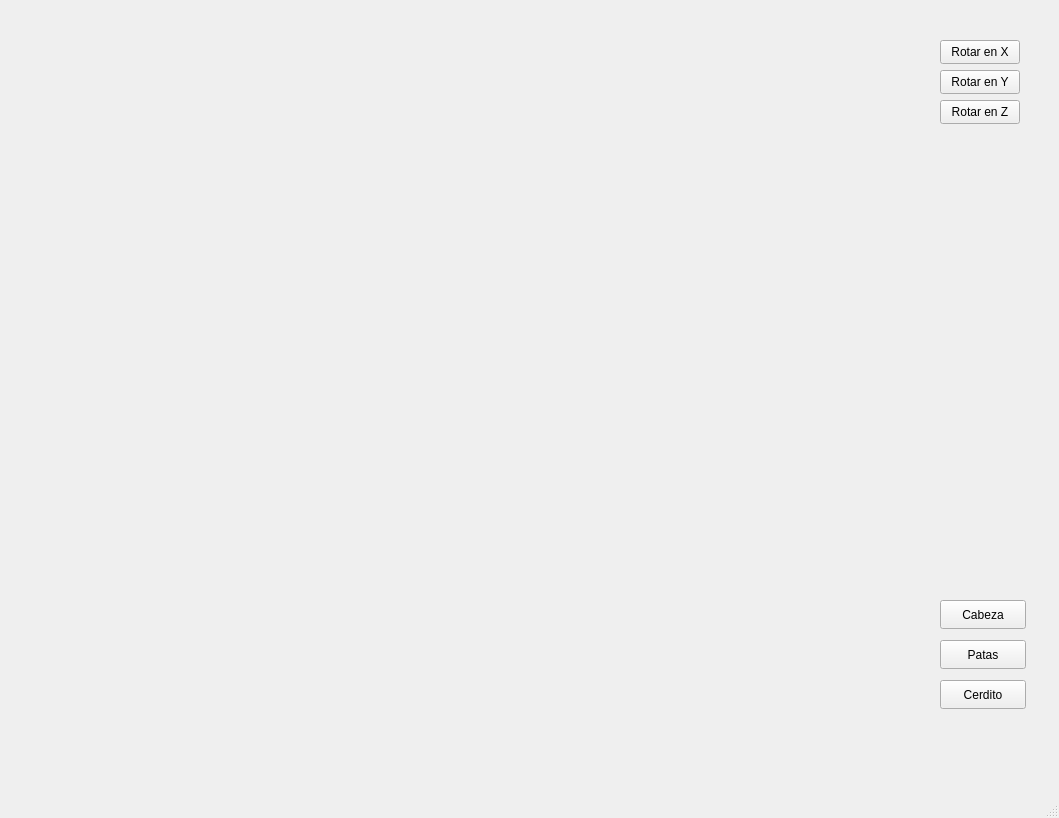
<?xml version="1.0" encoding="UTF-8"?>
<ui version="4.0">
 <class>MainWindow</class>
 <widget class="QMainWindow" name="MainWindow">
  <property name="geometry">
   <rect>
    <x>0</x>
    <y>0</y>
    <width>1059</width>
    <height>818</height>
   </rect>
  </property>
  <property name="windowTitle">
   <string>MainWindow</string>
  </property>
  <widget class="QWidget" name="centralwidget">
   <widget class="QWidget" name="gridLayoutWidget">
    <property name="geometry">
     <rect>
      <x>30</x>
      <y>40</y>
      <width>881</width>
      <height>721</height>
     </rect>
    </property>
    <layout class="QGridLayout" name="LayoutOpenGL"/>
   </widget>
   <widget class="QPushButton" name="rotarenX">
    <property name="geometry">
     <rect>
      <x>940</x>
      <y>40</y>
      <width>80</width>
      <height>24</height>
     </rect>
    </property>
    <property name="text">
     <string>Rotar en X</string>
    </property>
   </widget>
   <widget class="QPushButton" name="rotarenY">
    <property name="geometry">
     <rect>
      <x>940</x>
      <y>70</y>
      <width>80</width>
      <height>24</height>
     </rect>
    </property>
    <property name="text">
     <string>Rotar en Y</string>
    </property>
   </widget>
   <widget class="QPushButton" name="rotarenZ">
    <property name="geometry">
     <rect>
      <x>940</x>
      <y>100</y>
      <width>80</width>
      <height>24</height>
     </rect>
    </property>
    <property name="text">
     <string>Rotar en Z</string>
    </property>
   </widget>
   <widget class="QPushButton" name="selCabeza">
    <property name="geometry">
     <rect>
      <x>940</x>
      <y>600</y>
      <width>86</width>
      <height>29</height>
     </rect>
    </property>
    <property name="text">
     <string>Cabeza</string>
    </property>
   </widget>
   <widget class="QPushButton" name="selPatas">
    <property name="geometry">
     <rect>
      <x>940</x>
      <y>640</y>
      <width>86</width>
      <height>29</height>
     </rect>
    </property>
    <property name="text">
     <string>Patas</string>
    </property>
   </widget>
   <widget class="QPushButton" name="selTodo">
    <property name="geometry">
     <rect>
      <x>940</x>
      <y>680</y>
      <width>86</width>
      <height>29</height>
     </rect>
    </property>
    <property name="text">
     <string>Cerdito</string>
    </property>
   </widget>
  </widget>
  <widget class="QMenuBar" name="menubar">
   <property name="geometry">
    <rect>
     <x>0</x>
     <y>0</y>
     <width>1059</width>
     <height>25</height>
    </rect>
   </property>
  </widget>
  <widget class="QStatusBar" name="statusbar"/>
 </widget>
 <resources/>
 <connections/>
</ui>
